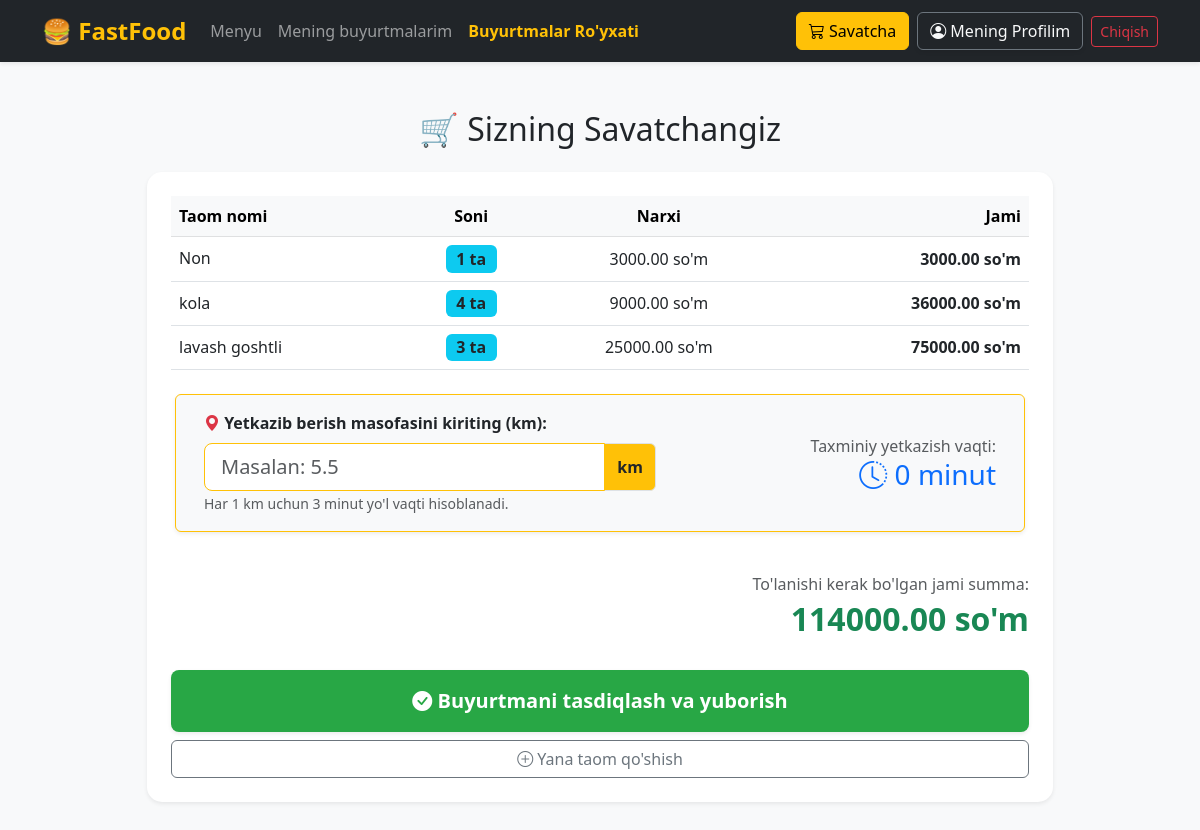
The app's page /cart/ (signed in), older data.
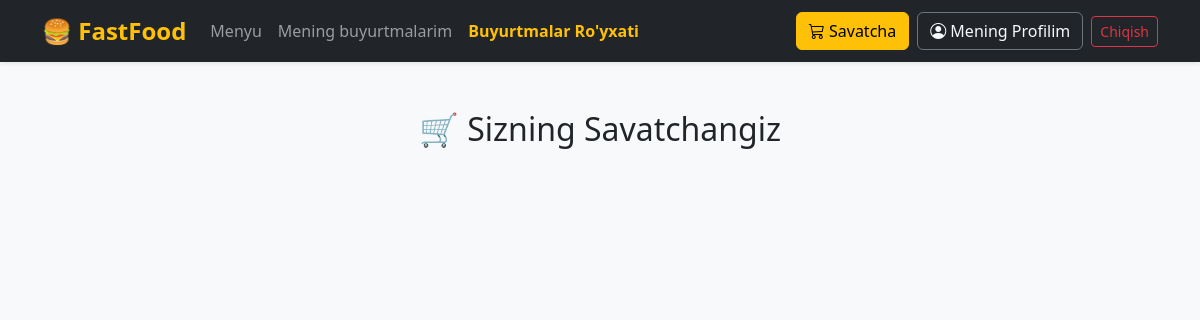
The same page, newer data.
### order/models.py (models this page shows, shortened)
class OrderItem(models.Model):
    order = models.ForeignKey(Order, related_name='items', on_delete=models.CASCADE)
    dish = models.ForeignKey(Dish, on_delete=models.CASCADE)
    quantity = models.PositiveIntegerField(default=1)
    @property
    def get_item_total(self):
        return self.dish.price * self.quantity

class Order(models.Model):
    STATUS_CHOICES = [
        ('cart', 'Savatda'),
        ('pending', 'Kutilmoqda (Tasdiqlangan)'),
        ('ready', 'Tayyor'),
        ('delivered', 'Yetkazildi')
    ]
    default = 'cart'  # Mahsulot qo'shilganda avval savatga tushadi
    customer = models.ForeignKey(settings.AUTH_USER_MODEL, on_delete=models.CASCADE)
    distance_km = models.FloatField(default=0.0, help_text="Masofa (km)")
    created_at = models.DateTimeField(auto_now_add=True)
    status = models.CharField(max_length=20, choices=STATUS_CHOICES, default='cart')
    @property
    def get_total_price(self):
        return sum(item.get_item_total for item in self.items.all())

### dish/models.py (models this page shows, shortened)
class Dish(models.Model):
    name = models.CharField(max_length=200)
    description = models.TextField()
    price = models.DecimalField(max_digits=10, decimal_places=2)
    image = models.ImageField(upload_to='dishes/', blank=True, null=True)
    is_available = models.BooleanField(default=True)

### order/views.py (the view)
# urls.py: path('cart/', views.view_cart, name='view_cart'),
def view_cart(request):
    order = Order.objects.filter(customer=request.user, status='cart').first()
    return render(request, 'cart.html', {'order': order})

### templates/cart.html (shortened to what the changed rows need)
{% extends 'base.html' %}
{% block content %}
<div class="container mt-5">
    <div class="row justify-content-center">
        <div class="col-md-10">
            <h2 class="text-center mb-4">🛒 Sizning Savatchangiz</h2>
            {% if order and order.items.all %}
            <div class="card shadow-sm border-0">
                <div class="card-body p-4">
                    <table class="table table-hover align-middle">
                        <thead class="table-light">
                            <tr>
                                <th>Taom nomi</th>
                                <th class="text-center">Soni</th>
                                <th class="text-center">Narxi</th>
                                <th class="text-end">Jami</th>
                            </tr>
                        </thead>
                        <tbody>
                            {% for item in order.items.all %}
                            <tr>
                                <td>
                                    <h6 class="mb-0">{{ item.dish.name }}</h6>
                                </td>
                                <td class="text-center">
                                    <span class="badge bg-info text-dark fs-6">{{ item.quantity }} ta</span>
                                </td>
                                <td class="text-center">{{ item.dish.price }} so'm</td>
                                <td class="text-end fw-bold">{{ item.get_item_total }} so'm</td>
                            </tr>
                            {% endfor %}
                        </tbody>
                    </table>
                    <div class="row mt-4 p-3 bg-light rounded mx-1 border border-warning shadow-sm">
                        <div class="col-md-7">
                            <label for="distance_input" class="form-label fw-bold">
                                <i class="bi bi-geo-alt-fill text-danger"></i> Yetkazib berish masofasini kiriting (km):
                            </label>
                            <div class="input-group">
                                <input type="number" step="0.1" id="distance_input" name="distance_km"
                                       form="checkout-form" class="form-control form-control-lg border-warning"
                                       placeholder="Masalan: 5.5" required min="0.1">
                                <span class="input-group-text bg-warning fw-bold">km</span>
                            </div>
                            <small class="text-muted">Har 1 km uchun 3 minut yo'l vaqti hisoblanadi.</small>
                        </div>
                        <div class="col-md-5 text-end d-flex flex-column justify-content-center">
                            <p class="text-muted mb-0">Taxminiy yetkazish vaqti:</p>
                            <h3 class="text-primary mb-0">
                                <i class="bi bi-clock-history"></i> <span id="realtime_delivery_time">0</span> minut
                            </h3>
                        </div>
                    </div>
                    <div class="row mt-4 pt-3">
                        <div class="col-md-12 text-end">
                            <p class="text-muted mb-1">To'lanishi kerak bo'lgan jami summa:</p>
                            <h2 class="text-success fw-bold">{{ order.get_total_price }} so'm</h2>
                        </div>
                    </div>
                    <div class="d-grid gap-2 mt-4">
                        <form id="checkout-form" action="{% url 'checkout' %}" method="POST">
                            <button type="submit" class="btn btn-success btn-lg w-100 shadow-sm py-3">
                                <i class="bi bi-check-circle-fill"></i> Buyurtmani tasdiqlash va yuborish
                            </button>
                        </form>
                        <a href="{% url 'dish_list' %}" class="btn btn-outline-secondary">
                            <i class="bi bi-plus-circle"></i> Yana taom qo'shish
                        </a>
                    </div>
                </div>
            </div>
            {% endif %}
        </div>
    </div>
</div>
{% endblock %}

Row changes from the older to the newer data that the page shows:
removed OrderItem: dish.name "Non", quantity "1", dish.price "3000.00", get_item_total "3000.00"
removed OrderItem: dish.name "kola", quantity "4", dish.price "9000.00", get_item_total "36000.00"
removed OrderItem: dish.name "lavash goshtli", quantity "3", dish.price "25000.00", get_item_total "75000.00"
no longer on this page (row unchanged): Order: get_total_price "114000.00"
Text that changed along with them:
text no longer shown: "Taom nomi Soni Narxi Jami Yetkazib berish masofasini kiriting (km): km Har 1 km uchun 3 minut yo'l vaqti hisoblanadi. Taxminiy yetkazish vaqti: 0 minut To'lanishi kerak bo'lgan jami summa: so'm Buyurtmani tasdiqlash va yuborish Yana taom qo'shish"
